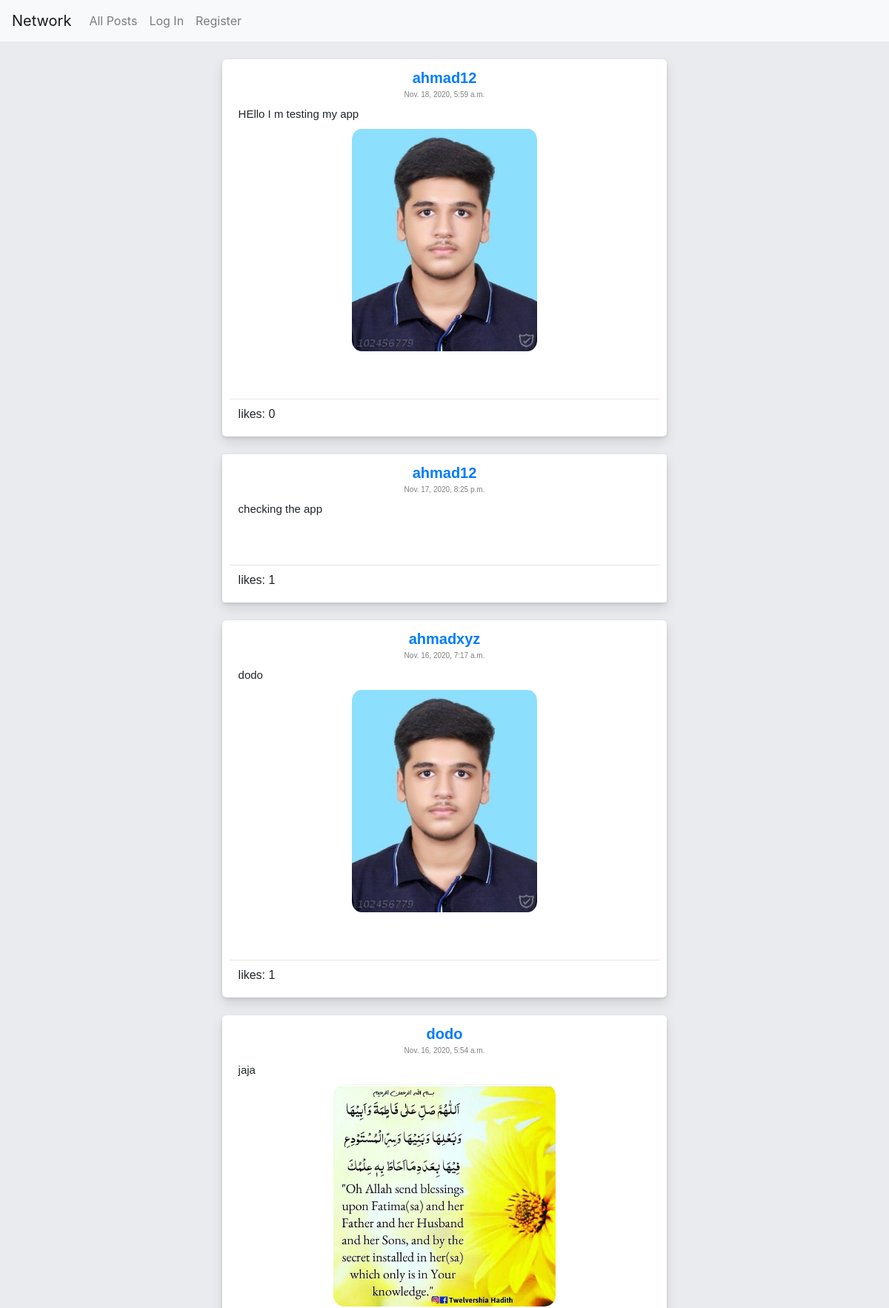
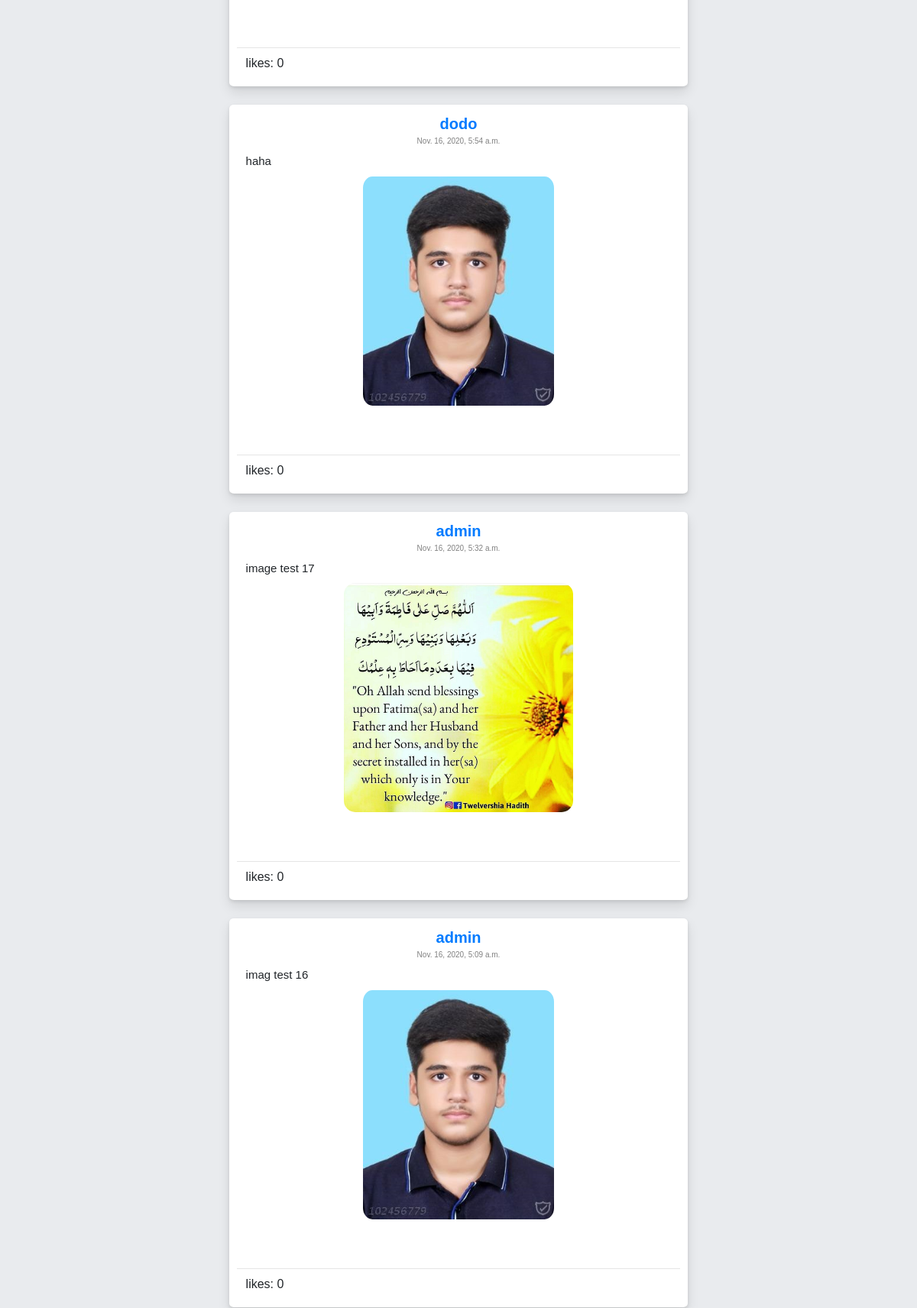
The page / (upper part) on the database its author committed (2 pictures, top to bottom).
### network/models.py (models this page shows)
class User(AbstractUser):
    follower = models.IntegerField(default=0)
    user_image = models.ImageField(null=True,blank=True,upload_to="user_profile_images/")
    user_description = models.TextField(null=True)

class posts(models.Model):
    User = models.ForeignKey(User,on_delete=models.CASCADE,related_name="User")
    content = models.TextField()
    likes = models.IntegerField(default=0)
    post_image = models.ImageField(null=True,blank=True,upload_to="images/")
    timestamp = models.DateTimeField(auto_now_add=True)

### network/views.py (the view, shortened to what this page needs)
# urls.py: path("", views.index, name="index"),
def index(request):
    form = ""
    sk = posts.objects.all().order_by('-id')
    lk=set()
    for dk in sk:
        lk.add(User.objects.get(id=f"{dk.User_id}"))
    paginator = Paginator(sk, 10)
    page_number = request.GET.get('page')
    page_obj = paginator.get_page(page_number)
    lik=None
    if request.user.is_authenticated:
        lik = likes.objects.filter(User_id=request.user.id)
    return render(request, "network/index.html",{
        "posts":page_obj,
        "names":lk,
        "likes":lik,
        "form":form
    })

### network/templates/network/index.html (shortened to what this page needs)
{% extends "network/layout.html" %}
{% block body %}
    {% for post in posts %}
    <div class="post">
        <div class="nk">
        {% for name in names %}
        {% ifequal post.User_id name.id  %}
        <a href="{% url 'profile' id=name.id %}" class="username">{{ name.username }}</a>
        {% endifequal %}
        {% endfor %}
        <label class="time">{{ post.timestamp }}</label>
        <label class="content">{{ post.content }}</label>
        {% if post.post_image %}
        <img id="image" src="{{ post.post_image.url }}" />
        {% endif %}
        <hr>
        <div class="like2">
        <a id="like2">likes:</a>
        <label class="likes">{{ post.likes }}</label>
        </div>
        {% if user.is_authenticated %}
        {% ifequal post.User_id user.id %}
        {% else %}
         </div>
        {% endifequal %}
        {% ifequal post.User_id user.id %}
        <button class="edit btn btn-primary btn-sm">Edit</button>
    </div>
</div>
        <div class="Newx">
            <form class="newpost" enctype="multipart/form-data">
                {% csrf_token %}
                <textarea class="tx" cols="100" rows="5" placeholder="Edit your Post" name="content">{{ post.content }}</textarea>
                <input type="file" id="myFile" name="post_image2" accept="image/*">
                <input type="submit"  class="submitxc btn btn-primary" value="Save">
                <input type="submit"  class="submitv btn btn-primary" value="Cancel">
                <input type="hidden"  class="submitxv btn btn-primary" value="{{post.id}}">
            </form>
        </div>
        {% else %}
    </div>
        </div>
        {% endifequal %}
        {% else %}
    </div>
    {% endif %}
    </div>
    {% endfor %}
{% endblock %}

### network/static/network/styles.css (style rules this page uses)
html,body { height: 100%; }
body { background-color: #e9ebee; }
.post { border-radius: 1%; box-shadow: 0 2px 4px rgba(0, 0, 0, .1), 0 8px 16px rgba(0, 0, 0, .1); margin-top: 10px; padding: 10px; font-family: sans-serif; width: 50%; text-align: center; background-color: white; margin:0 auto; margin-bottom: 2%; margin-top: 2%; }
.post .username { display: block; font-size: 20px; font-weight: bold; }
.post .time { display: block; font-size: 10px; color: gray; }
.post .content { display: block; font-size: 15px; text-align: justify; margin-left: 2%; margin-right: 2%; }
.like2 { text-align: justify; margin-left: 2%; }
#image { display: block; margin: 0 auto; height: 300px; width: auto; border-radius: 5%; }
hr { margin-top: 4rem; margin-bottom: 0.5rem; }

### rows shown on the page
posts: timestamp "Nov. 18, 2020, 5:59 a.m.", content "HEllo I m testing my app", post_image (picture), likes "0"
User: username "ahmad12"
posts: timestamp "Nov. 17, 2020, 8:25 p.m.", content "checking the app", likes "1"
posts: timestamp "Nov. 16, 2020, 7:17 a.m.", content "dodo", post_image (picture), likes "1"
User: username "ahmadxyz"
posts: timestamp "Nov. 16, 2020, 5:54 a.m.", content "jaja", post_image (picture), likes "0"
User: username "dodo"
posts: timestamp "Nov. 16, 2020, 5:54 a.m.", content "haha", post_image (picture), likes "0"
posts: timestamp "Nov. 16, 2020, 5:32 a.m.", content "image test 17", post_image (picture), likes "0"
User: username "admin"
posts: timestamp "Nov. 16, 2020, 5:09 a.m.", content "imag test 16", post_image (picture), likes "0"
